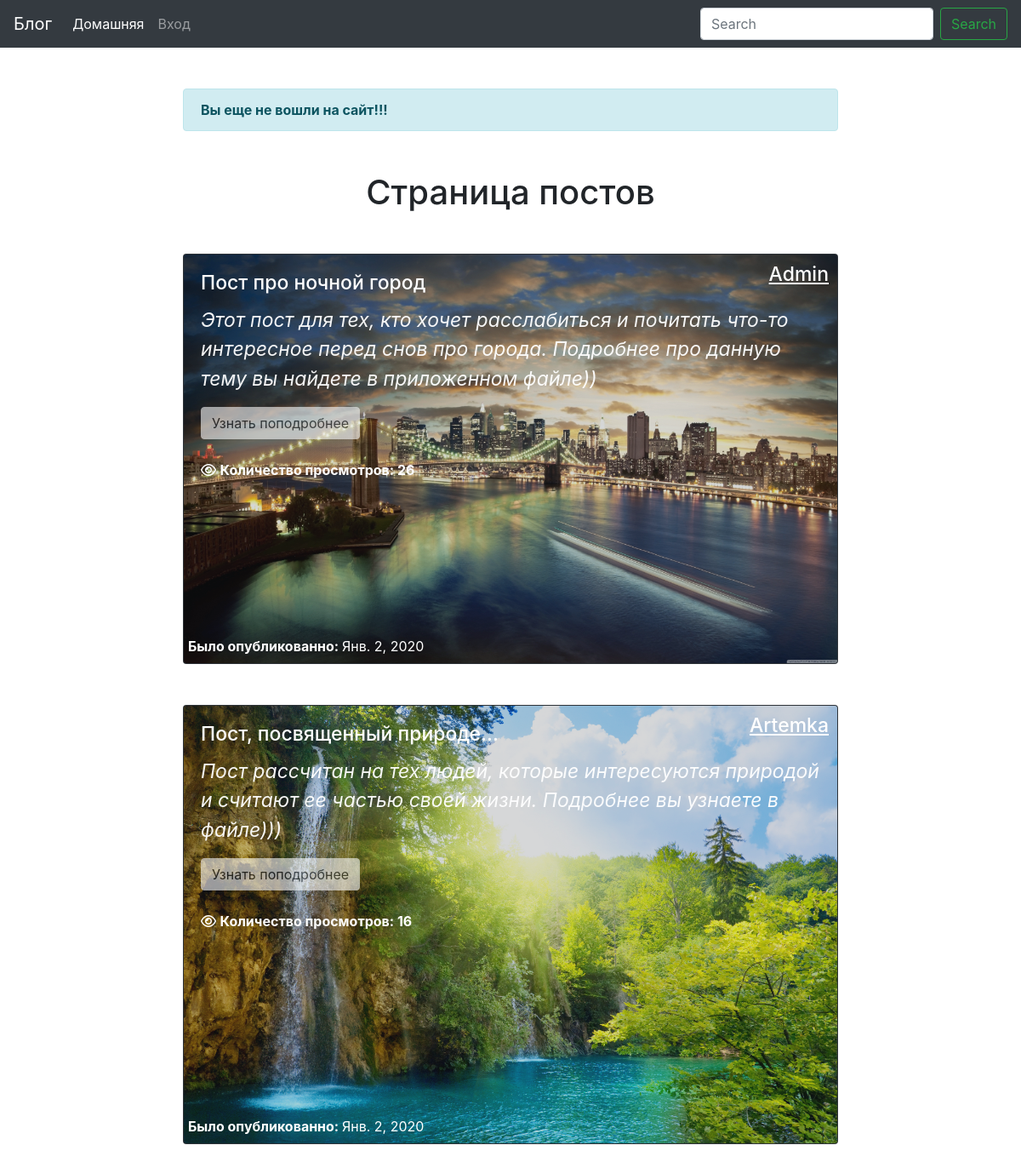
The page /blog/ on the database as committed earlier.
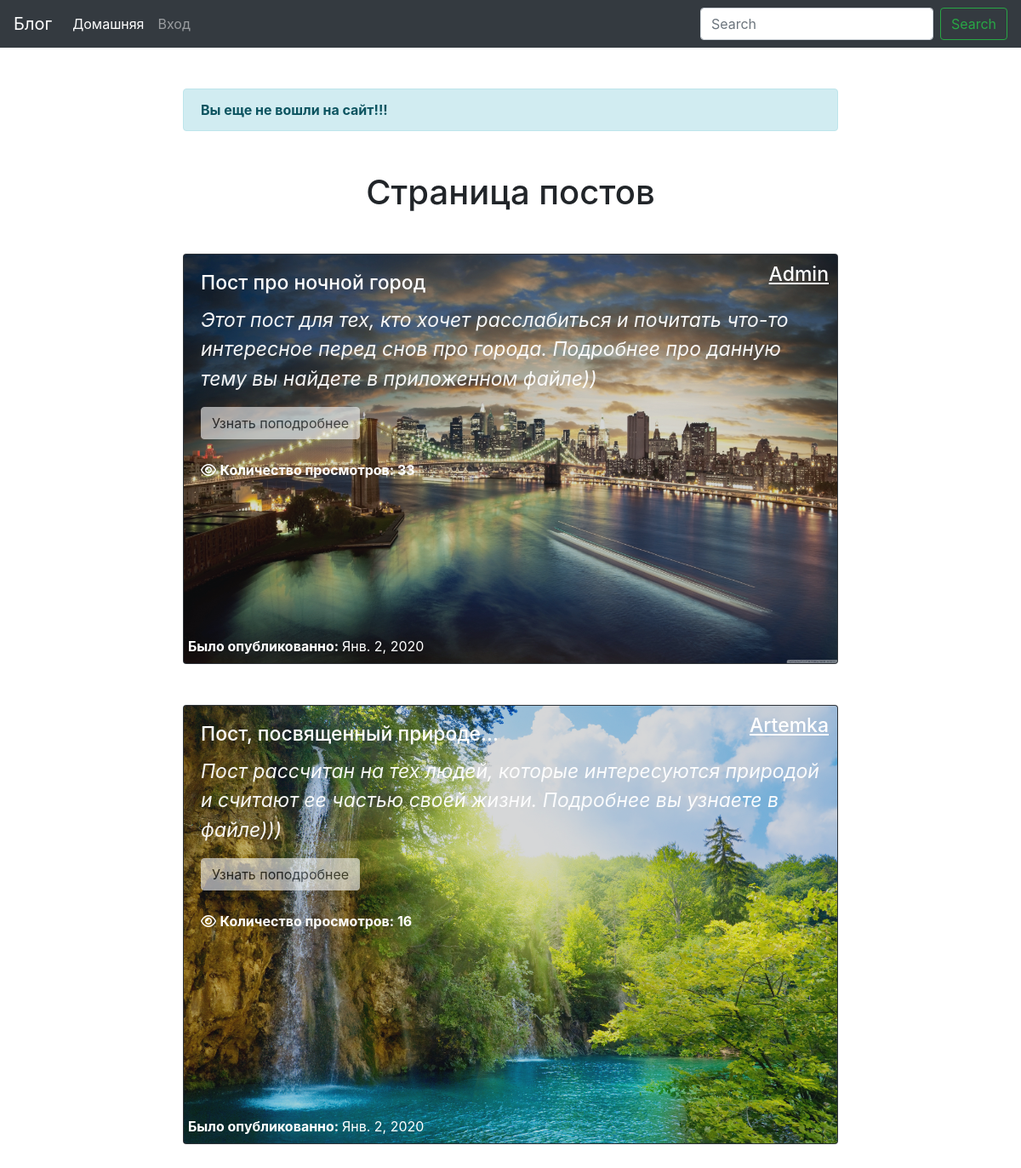
The same page on the database as committed later.
### blog/models.py (models this page shows, shortened)
class Post(models.Model):
	user = models.ForeignKey(User, blank=True, null=True, on_delete=models.CASCADE)
	title = models.CharField("Название поста", max_length=100, unique=True, db_index=True)
	body = models.TextField("Тело поста", db_index=True, blank=True)
	date_pub = models.DateField(auto_now_add=True, blank=True, null=True)
	picture = models.ImageField(upload_to="pictures/", null=True, blank=True, default='default/default.jpg')
	files = models.FileField(upload_to="files/", default="")
	views = models.IntegerField(default = 0)
	comments = models.ManyToManyField("Comment", blank=True, related_name="posts")

### blog/views.py (the view)
# urls.py: path("", HomePage.as_view(), name="home_page"),
class HomePage(TemplateView):
	template_name = "blog/home.html"
	def get_context_data(self, *args, **kwargs):
		context = super(HomePage, self).get_context_data(*args, **kwargs)
		posts = Post.objects.all()
		context['active'] = "home"
		context['posts'] = posts
		return context

### blog/templates/blog/home.html (shortened to what this page needs)
{% extends "blog/base_app.html" %}
{% block content %}
	<h1 align="center" class="mt-5 mb-5">Страница постов {% if request.user.is_authenticated %}<a class="btn btn-dark" href="{% url 'create_page' %}">Создать пост</a>{% endif %}</h1>
	{% if posts %}
		{% for post in posts %}
			<div class="card bg-dark text-white mb-5 block">
				<img style="opacity: 0.8;" src="{{ post.picture.url }}" class="card-img" alt="...">
				<div class="card-img-overlay">
					<h5 class="card-title card-font">{{ post.title }}</h5>
					<h6 class="user card-font">{{ post.user }}</h6>
					<p style="opacity: 0.95;" class="card-text card-font"><em>{{ post.body|truncatewords:40 }}</em></p>
					<a style="opacity: 0.6;" type="submit" class="btn btn-light mt-3 button" href="{% url 'detail_page' id=post.id %}">Узнать поподробнее</a>
					<p class="card-text date_pub"><strong>Было опубликованно: </strong> {{ post.date_pub }}</p>
					<p class="mt-4 views"><i class="fa fa-eye" aria-hidden="true"></i> <strong>Количество просмотров: {{ post.views }}</strong></p>
				</div>
			</div>
		{% endfor %}
	{% else %}
		<h5 align="center" style="color: red;">Нет постов</h5>
	{% endif %}
{% endblock %}

Rows that differ between the two databases and show on the page:
changed Post "Пост про ночной город": views "26" → "33"
